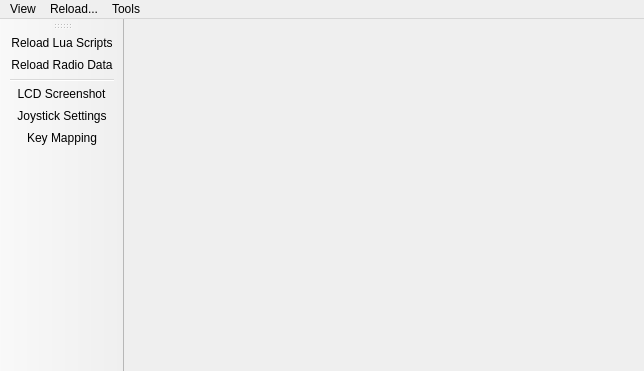
<?xml version="1.0" encoding="UTF-8"?>
<ui version="4.0">
 <class>SimulatorMainWindow</class>
 <widget class="QMainWindow" name="SimulatorMainWindow">
  <property name="geometry">
   <rect>
    <x>0</x>
    <y>0</y>
    <width>644</width>
    <height>371</height>
   </rect>
  </property>
  <property name="windowTitle">
   <string>OpenTx Simulator</string>
  </property>
  <property name="windowIcon">
   <iconset resource="../companion.qrc">
    <normaloff>:/icon.png</normaloff>:/icon.png</iconset>
  </property>
  <property name="dockNestingEnabled">
   <bool>true</bool>
  </property>
  <property name="dockOptions">
   <set>QMainWindow::AllowNestedDocks|QMainWindow::AllowTabbedDocks|QMainWindow::AnimatedDocks</set>
  </property>
  <widget class="QWidget" name="centralwidget">
   <property name="sizePolicy">
    <sizepolicy hsizetype="Ignored" vsizetype="Ignored">
     <horstretch>0</horstretch>
     <verstretch>0</verstretch>
    </sizepolicy>
   </property>
  </widget>
  <widget class="QMenuBar" name="menubar">
   <property name="geometry">
    <rect>
     <x>0</x>
     <y>0</y>
     <width>644</width>
     <height>21</height>
    </rect>
   </property>
   <property name="nativeMenuBar">
    <bool>false</bool>
   </property>
   <widget class="QMenu" name="menuView">
    <property name="title">
     <string>View</string>
    </property>
    <widget class="QMenu" name="menuRadio_Window">
     <property name="title">
      <string>Radio Window</string>
     </property>
     <addaction name="actionFixedRadioWidth"/>
     <addaction name="actionFixedRadioHeight"/>
     <addaction name="actionDockRadio"/>
    </widget>
    <addaction name="actionToggleMenuBar"/>
    <addaction name="menuRadio_Window"/>
   </widget>
   <widget class="QMenu" name="menuReload">
    <property name="title">
     <string>Reload...</string>
    </property>
    <addaction name="actionReloadLua"/>
    <addaction name="actionReloadRadioData"/>
   </widget>
   <widget class="QMenu" name="menuTools">
    <property name="title">
     <string>Tools</string>
    </property>
    <addaction name="actionScreenshot"/>
    <addaction name="actionJoystickSettings"/>
    <addaction name="actionShowKeymap"/>
    <addaction name="actionSerialSettings"/>
   </widget>
   <addaction name="menuView"/>
   <addaction name="menuReload"/>
   <addaction name="menuTools"/>
  </widget>
  <widget class="QToolBar" name="toolBar">
   <property name="windowTitle">
    <string>Toolbar</string>
   </property>
   <attribute name="toolBarArea">
    <enum>LeftToolBarArea</enum>
   </attribute>
   <attribute name="toolBarBreak">
    <bool>false</bool>
   </attribute>
   <addaction name="actionReloadLua"/>
   <addaction name="actionReloadRadioData"/>
   <addaction name="separator"/>
   <addaction name="actionScreenshot"/>
   <addaction name="actionJoystickSettings"/>
   <addaction name="actionShowKeymap"/>
  </widget>
  <action name="actionReloadLua">
   <property name="icon">
    <iconset resource="../companion.qrc">
     <normaloff>:/images/simulator/icons/svg/reload_script.svg</normaloff>:/images/simulator/icons/svg/reload_script.svg</iconset>
   </property>
   <property name="text">
    <string>Reload Lua Scripts</string>
   </property>
   <property name="toolTip">
    <string>Reload the Lua environment on the simulated radio.</string>
   </property>
   <property name="shortcut">
    <string>F7</string>
   </property>
  </action>
  <action name="actionReloadRadioData">
   <property name="icon">
    <iconset resource="../companion.qrc">
     <normaloff>:/images/simulator/icons/svg/restart.svg</normaloff>:/images/simulator/icons/svg/restart.svg</iconset>
   </property>
   <property name="text">
    <string>Reload Radio Data</string>
   </property>
   <property name="toolTip">
    <string>Reload all radio data without restarting the simulator.</string>
   </property>
   <property name="shortcut">
    <string>F9</string>
   </property>
  </action>
  <action name="actionShowKeymap">
   <property name="icon">
    <iconset resource="../companion.qrc">
     <normaloff>:/images/simulator/icons/svg/info.svg</normaloff>:/images/simulator/icons/svg/info.svg</iconset>
   </property>
   <property name="text">
    <string>Key Mapping</string>
   </property>
   <property name="toolTip">
    <string>Show keyboard maping reference.</string>
   </property>
   <property name="shortcut">
    <string>F1</string>
   </property>
  </action>
  <action name="actionJoystickSettings">
   <property name="icon">
    <iconset resource="../companion.qrc">
     <normaloff>:/images/simulator/icons/svg/joystick_settings.svg</normaloff>:/images/simulator/icons/svg/joystick_settings.svg</iconset>
   </property>
   <property name="text">
    <string>Joystick Settings</string>
   </property>
   <property name="toolTip">
    <string>Open joystick configuration settings dialog.</string>
   </property>
   <property name="shortcut">
    <string>F3</string>
   </property>
  </action>

  <action name="actionSerialSettings">
   <property name="icon">
    <iconset resource="../companion.qrc">
     <normaloff>:/images/simulator/icons/svg/joystick_settings.svg</normaloff>:/images/simulator/icons/svg/joystick_settings.svg</iconset>
   </property>
   <property name="text">
    <string>Serial Settings</string>
   </property>
   <property name="toolTip">
    <string>Open serial configuration settings dialog.</string>
   </property>
   <!--<property name="shortcut">
    <string>F3</string>
   </property>-->
  </action>

  <action name="actionScreenshot">
   <property name="icon">
    <iconset resource="../companion.qrc">
     <normaloff>:/images/simulator/icons/svg/camera.svg</normaloff>:/images/simulator/icons/svg/camera.svg</iconset>
   </property>
   <property name="text">
    <string>LCD Screenshot</string>
   </property>
   <property name="toolTip">
    <string>Save a screenshot of the current simulated LCD screen.</string>
   </property>
   <property name="shortcut">
    <string>F8</string>
   </property>
  </action>
  <action name="actionDockRadio">
   <property name="checkable">
    <bool>true</bool>
   </property>
   <property name="text">
    <string>Dock In Main Window</string>
   </property>
   <property name="toolTip">
    <string>Show the radio in the main window or as a separate &quot;floating&quot; window.</string>
   </property>
  </action>
  <action name="actionToggleMenuBar">
   <property name="checkable">
    <bool>true</bool>
   </property>
   <property name="text">
    <string>Menu Bar</string>
   </property>
   <property name="toolTip">
    <string>Show or hide the top menu bar.</string>
   </property>
   <property name="shortcut">
    <string>Alt+M</string>
   </property>
  </action>
  <action name="actionFixedRadioWidth">
   <property name="checkable">
    <bool>true</bool>
   </property>
   <property name="text">
    <string>Constrain Width</string>
   </property>
   <property name="toolTip">
    <string>Set radio widget width to be a fixed size.</string>
   </property>
  </action>
  <action name="actionFixedRadioHeight">
   <property name="checkable">
    <bool>true</bool>
   </property>
   <property name="text">
    <string>Constrain Height</string>
   </property>
   <property name="toolTip">
    <string>Set radio widget height to be a fixed size.</string>
   </property>
  </action>
 </widget>
 <resources>
  <include location="../companion.qrc"/>
 </resources>
 <connections/>
</ui>
